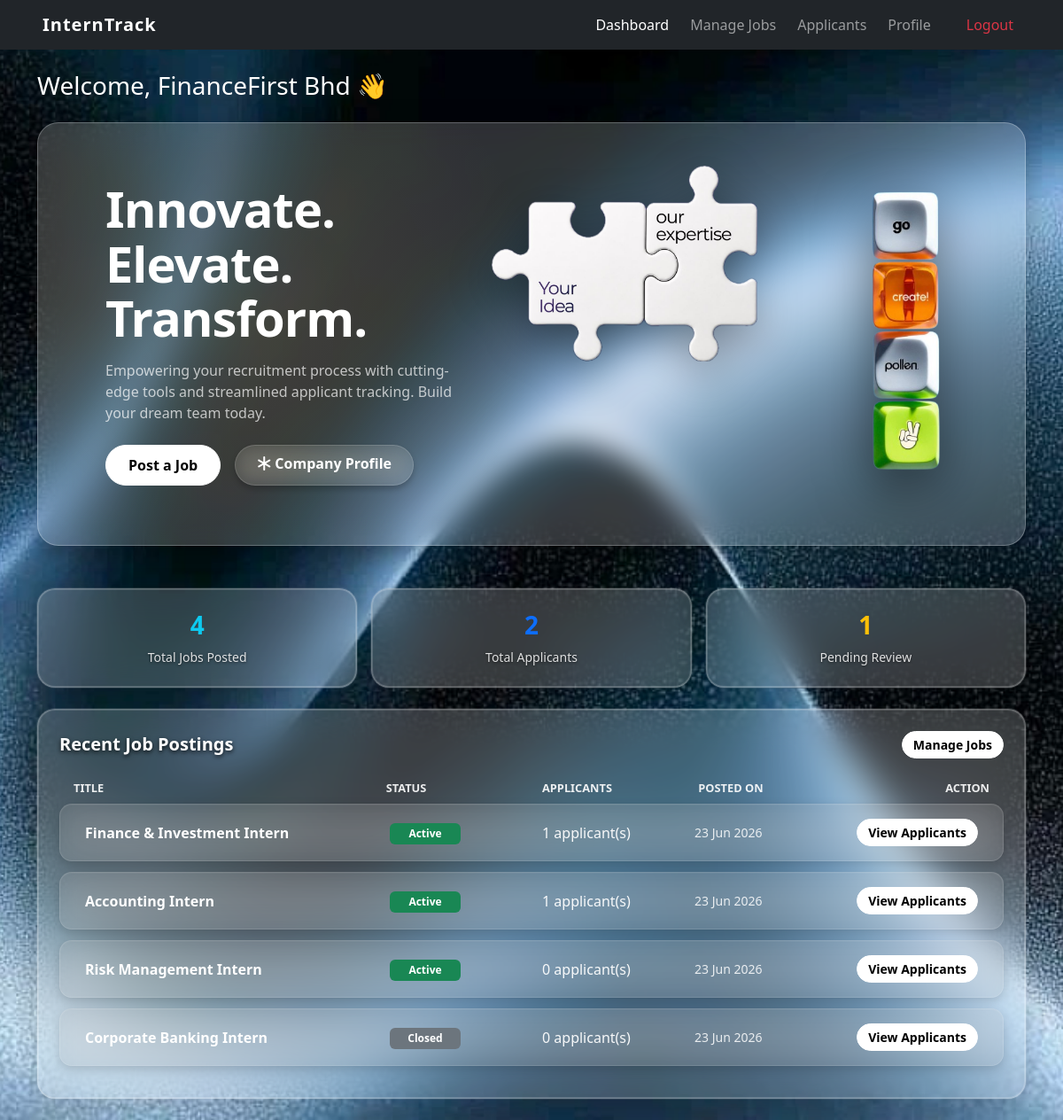
The page /company/dashboard.php (signed in) on the database its author committed.
### tables this page shows
CREATE TABLE `jobs` (
  `id`          int(11)        NOT NULL,
  `company_id`  int(11)        NOT NULL,
  `title`       varchar(150)   NOT NULL,
  `description` text           DEFAULT NULL,
  `location`    varchar(100)   DEFAULT NULL,
  `field`       varchar(100)   DEFAULT NULL,
  `status`      enum('active','closed') DEFAULT 'active',
  `created_at`  timestamp      NOT NULL DEFAULT current_timestamp(),
  `allowance`   decimal(10,2)  DEFAULT 0.00
);

### company/dashboard.php (the view, shortened to what this page needs)
<?php
include '../config/db_connect.php';
include '../includes/header.php';
include '../includes/navbar.php';
$company_id = $_SESSION['user_id'];
$stmt = mysqli_prepare($conn, "SELECT
    COUNT(*) AS total_jobs,
    SUM(status = 'active') AS active_jobs,
    SUM(status = 'closed') AS closed_jobs
    FROM jobs WHERE company_id = ?");
mysqli_stmt_bind_param($stmt, "i", $company_id);
mysqli_stmt_execute($stmt);
$job_stats = mysqli_fetch_assoc(mysqli_stmt_get_result($stmt));
$stmt = mysqli_prepare($conn, "SELECT
    COUNT(*) AS total_applicants,
    SUM(a.status = 'pending') AS pending
    FROM applications a
    JOIN jobs j ON a.job_id = j.id
    WHERE j.company_id = ?");
mysqli_stmt_bind_param($stmt, "i", $company_id);
mysqli_stmt_execute($stmt);
$app_stats = mysqli_fetch_assoc(mysqli_stmt_get_result($stmt));
$stmt = mysqli_prepare($conn, "SELECT j.id, j.title, j.status, j.created_at,
        (SELECT COUNT(*) FROM applications a WHERE a.job_id = j.id) AS applicant_count
    FROM jobs j
    WHERE j.company_id = ?
    ORDER BY j.created_at DESC LIMIT 5");
mysqli_stmt_bind_param($stmt, "i", $company_id);
mysqli_stmt_execute($stmt);
$recent_jobs = mysqli_stmt_get_result($stmt);
?>
<div class="container mt-4">
    <h3 class="mb-4 text-white">Welcome, <?= htmlspecialchars($_SESSION['name']) ?> 👋</h3>
    <div class="glass-hero mb-5">
        <div class="glass-hero-content row align-items-center justify-content-between">
            <div class="col-md-6 mb-4 mb-md-0" style="padding-left: 40px;">
                <h1 class="hero-title">Innovate.<br>Elevate.<br>Transform.</h1>
                <p class="hero-subtitle mt-3">Empowering your recruitment process with cutting-edge tools and streamlined applicant tracking. Build your dream team today.</p>
                <div class="d-flex gap-3 mt-4">
                    <a href="manage_jobs.php" class="btn btn-glass-white rounded-pill">Post a Job</a>
                    <a href="profile.php" class="btn btn-glass-secondary rounded-pill px-4 py-2"><i class="bi bi-asterisk"></i> Company Profile</a>
                </div>
            </div>
            <div class="col-md-6">
                <div class="d-flex align-items-start justify-content-center justify-content-md-end gap-1" style="margin-right: -80px;">
                    <img src="../assets/images/IMG_3342.PNG" alt="Your Idea Our Expertise" class="img-fluid hero-puzzle-img">
                    <img src="../assets/images/homepage-logo.png" alt="Stacked Keys" class="img-fluid hero-stacked-keys">
                </div>
            </div>
        </div>
    </div>
    <div class="row g-3 mb-4">
        <div class="col-12 col-md-4">
            <div class="card text-center shadow-sm glass-card glass-card-hover" onclick="location.href='manage_jobs.php'">
                <div class="card-body py-4">
                    <h3 class="card-title fw-bold text-info"><?= (int)$job_stats['total_jobs'] ?></h3>
                    <p class="card-text text-muted small mb-0">Total Jobs Posted</p>
                </div>
            </div>
        </div>
        <div class="col-12 col-md-4">
            <div class="card text-center shadow-sm glass-card glass-card-hover" onclick="location.href='applicants.php'">
                <div class="card-body py-4">
                    <h3 class="card-title fw-bold text-primary"><?= (int)$app_stats['total_applicants'] ?></h3>
                    <p class="card-text text-muted small mb-0">Total Applicants</p>
                </div>
            </div>
        </div>
        <div class="col-12 col-md-4">
            <div class="card text-center shadow-sm glass-card glass-card-hover" onclick="location.href='applicants.php?status=pending'">
                <div class="card-body py-4">
                    <h3 class="card-title fw-bold text-warning"><?= (int)$app_stats['pending'] ?></h3>
                    <p class="card-text text-muted small mb-0">Pending Review</p>
                </div>
            </div>
        </div>
    </div>
    <div class="card shadow-sm glass-card mb-4">
        <div class="card-body p-4">
            <div class="d-flex justify-content-between align-items-center mb-3">
                <h5 class="fw-bold mb-0 text-white">Recent Job Postings</h5>
                <a href="manage_jobs.php" class="btn btn-sm btn-glass-white rounded-pill" style="padding: 0.25rem 0.75rem !important;">Manage Jobs</a>
            </div>
            <?php if (mysqli_num_rows($recent_jobs) === 0): ?>
                <div class="alert bg-transparent border border-secondary text-white text-center py-4 my-2">
                    You haven't posted any internships yet. <a href="manage_jobs.php" class="text-info text-decoration-none">Post your first internship</a>.
                </div>
            <?php else: ?>
                <div class="row glass-table-header d-none d-md-flex mb-2 px-3 mt-4">
                    <div class="col-md-4">Title</div>
                    <div class="col-md-2">Status</div>
                    <div class="col-md-2">Applicants</div>
                    <div class="col-md-2">Posted On</div>
                    <div class="col-md-2 text-end">Action</div>
                </div>
                <div class="d-flex flex-column">
                    <?php while ($job = mysqli_fetch_assoc($recent_jobs)): ?>
                        <div class="row glass-row-item align-items-center py-3 px-3 mx-0">
                            <div class="col-md-4 glass-row-text-primary text-truncate fw-semibold">
                                <?= htmlspecialchars($job['title']) ?>
                            </div>
                            <div class="col-md-2 my-1 my-md-0">
                                <span class="badge badge-uniform bg-<?= $job['status'] === 'active' ? 'success' : 'secondary' ?>">
                                    <?= htmlspecialchars(ucfirst($job['status'])) ?>
                                </span>
                            </div>
                            <div class="col-md-2 glass-row-text-secondary text-white-50">
                                <?= (int)$job['applicant_count'] ?> applicant(s)
                            </div>
                            <div class="col-md-2 glass-row-text-muted small">
                                <?= htmlspecialchars(date('d M Y', strtotime($job['created_at']))) ?>
                            </div>
                            <div class="col-md-2 text-md-end text-start mt-2 mt-md-0">
                                <a href="applicants.php?job_id=<?= (int)$job['id'] ?>" class="btn btn-sm btn-glass-white rounded-pill" style="padding: 0.25rem 0.75rem !important;">View Applicants</a>
                            </div>
                        </div>
                    <?php endwhile; ?>
                </div>
            <?php endif; ?>
        </div>
    </div>
</div>
<?php include '../includes/footer.php'; ?>

### assets/css/style.css (style rules this page uses)
body { background-color: #f8f9fa; }
.badge-uniform { font-size: 0.75rem !important; padding: 0.4em 0 !important; line-height: 1.2 !important; border-radius: 6px !important; font-weight: 600 !important; width: 80px !important; display: inline-block !important; text-align: center !important; }

### assets/css/admin.css (style rules this page uses)
.btn-glass-white { background: #ffffff !important; backdrop-filter: none !important; -webkit-backdrop-filter: none !important; border: 1px solid #ffffff !important; color: #000000 !important; padding: 10px 25px; font-weight: 600; transition: all 0.3s cubic-bezier(0.16, 1, 0.3, 1); text-shadow: none !important; }
.glass-hero { background: rgba(255, 255, 255, 0.18) !important; backdrop-filter: blur(20px); -webkit-backdrop-filter: blur(20px); border: 1px solid rgba(255, 255, 255, 0.25) !important; border-radius: 24px; padding: 3rem; box-shadow: 0 8px 32px 0 rgba(0, 0, 0, 0.2); position: relative; overflow: hidden; }
.glass-hero::before { content: ''; position: absolute; top: -30%; left: -10%; width: 60%; height: 150%; background: radial-gradient(circle, rgba(180, 160, 100, 0.15) 0%, rgba(0,0,0,0) 70%); z-index: 0; pointer-events: none; }
.glass-hero-content { position: relative; z-index: 1; }
.hero-puzzle-img { width: 250px; height: auto; filter: drop-shadow(0 15px 25px rgba(0,0,0,0.4)); transition: transform 0.3s ease; }
.hero-title { font-size: 3.5rem; font-weight: 700; line-height: 1.1; color: #ffffff; letter-spacing: -1px; }
.hero-subtitle { color: rgba(255, 255, 255, 0.7); font-size: 1rem; max-width: 90%; }
.hero-stacked-keys { max-height: 380px; filter: drop-shadow(0 20px 30px rgba(0,0,0,0.5)); transition: transform 0.3s ease; }
.btn-glass-secondary { background: rgba(255, 255, 255, 0.05); color: #ffffff; border: 1px solid rgba(255, 255, 255, 0.2); font-weight: 600; transition: all 0.3s ease; }
.text-muted, .text-white-50 { color: rgba(255, 255, 255, 0.75) !important; }
.glass-input, .glass-select, .btn-glass-primary, .btn-glass-secondary { background: rgba(255, 255, 255, 0.15) !important; backdrop-filter: blur(12px); -webkit-backdrop-filter: blur(12px); border: 1px solid rgba(255, 255, 255, 0.25) !important; color: #ffffff !important; box-shadow: 0 4px 6px rgba(0, 0, 0, 0.2) !important; border-radius: 8px; }
.glass-card { background: rgba(255, 255, 255, 0.18) !important; backdrop-filter: blur(20px); -webkit-backdrop-filter: blur(20px); border: 1px solid rgba(255, 255, 255, 0.25) !important; outline: 1px solid rgba(255, 255, 255, 0.1) !important; border-radius: 20px; box-shadow: 0 8px 32px rgba(0, 0, 0, 0.2), inset 0 0 0 1px rgba(255, 255, 255, 0.15) !important; }
.glass-row-item { background: rgba(160, 160, 160, 0.15) !important; backdrop-filter: blur(20px); -webkit-backdrop-filter: blur(20px); border: 1px solid rgba(255, 255, 255, 0.12) !important; border-radius: 14px; margin-bottom: 10px; box-shadow: 0 4px 12px rgba(0, 0, 0, 0.15), inset 0 1px 0 rgba(255, 255, 255, 0.05) !important; transition: all 0.2s ease; }
.glass-table-header { font-size: 0.8rem; font-weight: 700; color: rgba(255, 255, 255, 0.9) !important; text-transform: uppercase; text-shadow: 0 2px 4px rgba(0, 0, 0, 0.8) !important; }
.glass-row-text-primary { color: #ffffff !important; font-weight: 600; text-shadow: 0 2px 5px rgba(0, 0, 0, 0.8) !important; }
.glass-row-text-secondary { color: rgba(255, 255, 255, 0.95) !important; font-weight: 500; text-shadow: 0 1px 4px rgba(0, 0, 0, 0.7) !important; }
.glass-row-text-muted { color: rgba(255, 255, 255, 0.85) !important; text-shadow: 0 1px 3px rgba(0, 0, 0, 0.6) !important; }
.btn-glass-white { background: #ffffff !important; backdrop-filter: none !important; -webkit-backdrop-filter: none !important; border: 1px solid #ffffff !important; color: #000000 !important; padding: 10px 25px; font-weight: 600; transition: all 0.3s cubic-bezier(0.16, 1, 0.3, 1); text-shadow: none !important; border-radius: 50rem !important; }
.glass-card, .glass-row-item, .glass-card *, .glass-row-item * { text-shadow: none !important; -webkit-font-smoothing: antialiased; -moz-osx-font-smoothing: grayscale; }

### rows shown on the page
jobs: title "Finance & Investment Intern", status "Active", applicant_count "1", created_at "23 Jun 2026"
jobs: title "Accounting Intern", status "Active", applicant_count "1", created_at "23 Jun 2026"
jobs: title "Risk Management Intern", status "Active", applicant_count "0", created_at "23 Jun 2026"
jobs: title "Corporate Banking Intern", status "Closed", applicant_count "0", created_at "23 Jun 2026"

### other values the page prints
$_SESSION['name'] "FinanceFirst Bhd"
$job_stats['total_jobs'] "4"
$app_stats['total_applicants'] "2"
$app_stats['pending'] "1"
